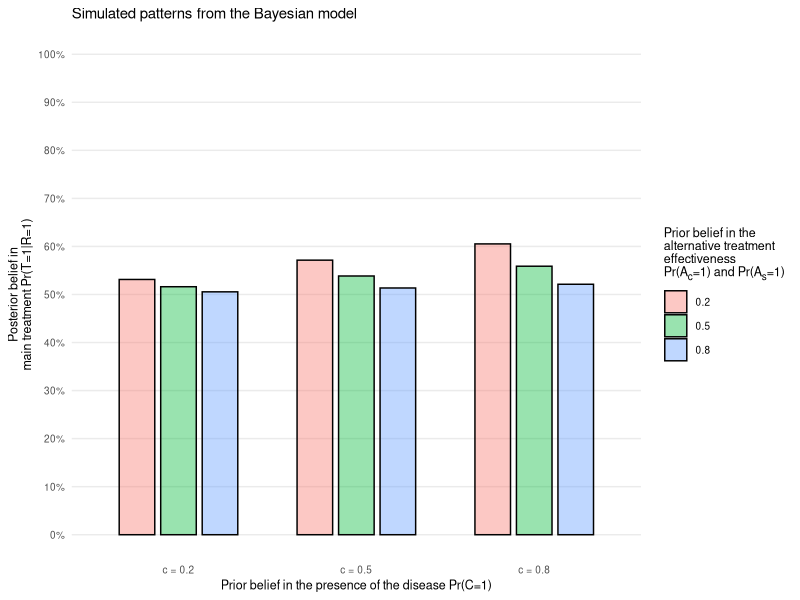

Source code (R):
# This script generates the model-based simulation panels used in:
# Figure 1A, Figure 3A-B, and Figure S1.
# Originally written by Rotem Botvinik-Nezer, December 2025 (and edited later)
# cleaned compared to V1, and also changed the simulations from regression lines to posteriors

## --- Required R packages ---
library(tidyverse)
library(ggplot2)
library(ggpubr)
library(ggtext)

dir.create("figures", showWarnings = FALSE, recursive = TRUE)
set.seed(9)

## --- define posterior on T ---
post_T = function(c=0.5,t=0.5,ac=0.5,as=0.5,nc=0.5,ns=0.5,R=1){
  if (R != 0 & R !=1) {
    stop("R should be 0 or 1")
  }
  if (c < 0 | c > 1 | t < 0 | t > 1 | ac < 0 | ac > 1 | as < 0 | as > 1 | nc < 0 | nc > 1 | ns < 0 | ns > 1) {
    stop("at least one of the priors is not in the 0-1 range")
  }
  A   = 1 - (1-t)*(1-ac)*(1-nc)        # recovery if C = 1
  B   = 1 - (1-as)*(1-ns)              # recovery if C = 0
  den = if (R == 1) c*A + (1-c)*B else c*(1-A) + (1-c)*(1-B)
  if (R == 1){
    t*(c + (1-c)*B) / den
  } else {
    t*(1-c)*(1-B) / den
  }
}


### plotting the illustrative interaction between symptom levels and alternative treatment (for Fig1A)
levels3 = c(0.2, 0.5, 0.8)

# Figure 1A: illustrative interaction grid.
# c represents prior belief in disease presence; alt_pr is a measurement-matched
# alternative-treatment prior, implemented as ac = as.
df_int_ac_as = crossing(
  c       = levels3,
  alt_pr  = levels3   # this is the shared prior for ac and as
) %>%
  mutate(
    vignette_symptoms = factor(c, levels = levels3, labels = c("c = 0.2", "c = 0.5", "c = 0.8")),
    alt_f = factor(alt_pr, levels = levels3, labels = c("0.2", "0.5", "0.8")),
    # fixed other priors (edit if you want)
    t  = 0.5,
    nc = 0.5,
    ns = 0.5,
    # enforce ac = as
    ac = alt_pr,
    as = alt_pr,
    t_post = pmap_dbl(
      list(c, t, ac, as, nc, ns),
      ~ post_T(c = ..1, t = ..2, ac = ..3, as = ..4, nc = ..5, ns = ..6, R = 1)
    )
  )

# Plot (grouped/dodged, like the empirical interaction plot)
p_model_int = ggplot(df_int_ac_as, aes(x = vignette_symptoms, y = t_post*100, fill = alt_f)) +
  geom_col(color = "black", width = 0.6, alpha = 0.4, position = position_dodge(width = 0.7)) +
  coord_cartesian(ylim = c(0, 100)) +
  labs(
    x = "Prior belief in the presence of the disease Pr(C=1)",
    y = "Posterior belief in\nmain treatment Pr(T=1|R=1)",
    fill = "Prior belief in the<br>alternative treatment<br>effectiveness<br>Pr(A<sub>c</sub>=1) and Pr(A<sub>s</sub>=1)",
    title = "Simulated patterns from the Bayesian model"
  ) +
  scale_y_continuous(
    breaks = seq(0, 100, by = 10),
    labels = function(x) paste0(x, "%")
    ) +
  theme_minimal() +
  theme(text = element_text(size = 9),
        legend.title = ggtext::element_markdown(),
        legend.position = "right",
        panel.grid.minor = element_blank(),
        panel.grid.major.x = element_blank())

p_model_int
saveRDS(p_model_int, file = "figures/fig_model_interaction_c_a.rds")



### --- Model-implied posterior summaries across prior configurations ---
# Measurement-matched simulation:
# The formal model distinguishes COVID-specific and non-COVID-specific routes
# (ac vs. as; nc vs. ns). However, the empirical measures Q6 and Q4 did not
# distinguish these routes. Therefore, for figures compared to Q4/Q6, we use
# generic alternative-treatment and natural-recovery priors:
#   a_prior = ac = as
#   n_prior = nc = ns
# This is a visualization/measurement-matching choice, not an assumption that
# the latent variables are identical in the formal model.
levels_t  = c(0.05, 0.25, 0.5, 0.75, 0.95)   # values shown as separate colored lines
levels_bg = seq(0.05, 0.95, by = 0.05)        # background priors used for envelopes
x_grid    = 0:100
band_q    = c(0.05, 0.95)

# helper: make one pointwise posterior envelope panel for a chosen x-variable
make_posterior_envelope_panel = function(x_var = c("alt", "disease")) {
  x_var = match.arg(x_var)
  # Measurement-matched competing-cause prior on the x-axis:
  # ac = as = a_prior. Natural-recovery prior is also represented
  # in measurement-matched form: nc = ns = n_prior.  
  if (x_var == "alt") {
    # scan alt_pr on x-axis (ac=as); vary c, nc, ns
    scenarios = crossing(
      t       = levels_t,
      c       = levels_bg,
      n_prior = levels_bg
    ) %>% mutate(id = row_number())
    
    df = scenarios %>%
      crossing(x = x_grid) %>%
      mutate(
        a_prior = x / 100,
        ac = a_prior,
        as = a_prior,
        nc = n_prior,
        ns = n_prior,
        t_post = pmap_dbl(list(c, t, ac, as, nc, ns),
                          ~ post_T(c=..1, t=..2, ac=..3, as=..4, nc=..5, ns=..6, R=1))
      )
    
    x_label = "Prior belief in a competing cause<br>(alternative treatment Pr(A<sub>c</sub>=1) and Pr(A<sub>s</sub>=1)<br>or natural recovery Pr(N<sub>c</sub>=1) and Pr(N<sub>s</sub>=1))"
    # Because alternative treatment and natural recovery play symmetric roles in the model,
    # this panel also illustrates the predicted pattern for the measurement-matched
    # natural-recovery prior, nc = ns.
  }
  
  if (x_var == "disease") {
    # Disease prior on the x-axis.
    # Alternative-treatment and natural-recovery priors are represented
    # in measurement-matched form.
    scenarios = crossing(
      t       = levels_t,
      a_prior = levels_bg,
      n_prior = levels_bg
    ) %>% mutate(id = row_number())
    
    df = scenarios %>%
      crossing(x = x_grid) %>%
      mutate(
        c  = x / 100,
        ac = a_prior,
        as = a_prior,
        nc = n_prior,
        ns = n_prior,
        t_post = pmap_dbl(list(c, t, ac, as, nc, ns),
                          ~ post_T(c=..1, t=..2, ac=..3, as=..4, nc=..5, ns=..6, R=1))
      )
    
    x_label = "Prior belief the<br>patient has<br>COVID-19 Pr(C=1)"
  }
  
  # Pointwise posterior summaries across prior configurations
  env = df %>%
    group_by(t, x) %>%
    summarize(
      y_med = median(t_post),
      y_lo  = quantile(t_post, band_q[1]),
      y_hi  = quantile(t_post, band_q[2]),
      .groups = "drop"
    ) %>%
    mutate(
      t_f = factor(
        t,
        levels = levels_t,
        labels = paste0("Pr(T=1) = ", levels_t)
      )
    )
  
  # plot
  ggplot() +
    geom_ribbon(
      data = env,
      aes(x, ymin = y_lo * 100, ymax = y_hi * 100, fill = t_f),
      alpha = 0.25
    ) +
    geom_line(
      data = env,
      aes(x, y_med * 100, color = t_f),
      linewidth = 1
    ) +
    coord_cartesian(xlim = c(0, 100), ylim = c(0, 100)) +
    labs(
      x = x_label,
      y = "Posterior belief in the main treatment Pr(T=1|R=1)",
      color = "Prior on main treatment",
      fill  = "Prior on main treatment"
    ) +
    scale_y_continuous(
      breaks = seq(0, 100, by = 10),
      labels = function(x) paste0(x, "%")
    ) +
    theme_minimal() +
    theme(
      text = element_text(size = 9),
      axis.title.x = ggtext::element_markdown(),
      panel.grid.minor = element_blank(),
      legend.position = "right"
    )
}

# --- Create the two panels ---
p_alt   = make_posterior_envelope_panel("alt")      # expected negative association
p_dis   = make_posterior_envelope_panel("disease")  # expected positive association

# arrange side-by-side to mirror empirical figure layout (row below)
bayes_benchmark_posteriors = ggarrange(
  p_dis, p_alt,
  labels = c("A", "B"),
  ncol = 2, nrow = 1,
  widths = c(1, 1),
  common.legend = TRUE,
  legend = "right"
)

# Add a shared title across the panels
bayes_benchmark_posteriors = annotate_figure(
  bayes_benchmark_posteriors,
  top = text_grob(
    "Simulated patterns from the Bayesian model",
    size = 9
  )
)
saveRDS(bayes_benchmark_posteriors, file = "figures/bayes_benchmark_posteriors.rds")


### --- Supp figure: Scenario with disease certainty (c = 1) ---
make_supp_figure_certain_disease <- function() {
  # Disease certainty: c = 1.
  # The competing-cause prior on the x-axis is measurement-matched:
  # ac = as = a_prior. Natural-recovery prior is also measurement-matched:
  # nc = ns = n_prior.
  # Note that when c = 1, as and ns are not outcome-relevant;
  # they are included only for consistency with the full function signature.
  scenarios = crossing(
    t       = levels_t,
    n_prior = levels_bg
  ) %>% mutate(id = row_number())
  
  df = scenarios %>%
    crossing(x = x_grid) %>%
    mutate(
      c = 1,
      a_prior = x / 100,
      ac = a_prior,
      as = a_prior,
      nc = n_prior,
      ns = n_prior,
      t_post = pmap_dbl(
        list(c, t, ac, as, nc, ns),
        ~ post_T(c = ..1, t = ..2, ac = ..3, as = ..4,
                 nc = ..5, ns = ..6, R = 1)
      )
    )
  
  env = df %>%
    group_by(t, x) %>%
    summarize(
      y_med = median(t_post),
      y_lo  = quantile(t_post, band_q[1]),
      y_hi  = quantile(t_post, band_q[2]),
      .groups = "drop"
    ) %>%
    mutate(
      t_f = factor(
        t,
        levels = levels_t,
        labels = paste0("Pr(T=1) = ", levels_t)
      )
    )
  
  ggplot() +
    geom_ribbon(
      data = env,
      aes(x, ymin = y_lo * 100, ymax = y_hi * 100, fill = t_f),
      alpha = 0.25
    ) +
    geom_line(
      data = env,
      aes(x, y_med * 100, color = t_f),
      linewidth = 1
    ) +
    coord_cartesian(xlim = c(0, 100), ylim = c(0, 100)) +
    labs(
      x = "Prior belief in a competing cause<br>(alternative treatment Pr(A<sub>c</sub>=1)<br>or natural recovery Pr(N<sub>c</sub>=1))",
      y = "Posterior belief in the main treatment Pr(T=1|R=1)",
      color = "Prior on main treatment",
      fill  = "Prior on main treatment",
      title = "When Pr(C=1) = 1"
    ) +
    scale_y_continuous(
      breaks = seq(0, 100, by = 10),
      labels = function(x) paste0(x, "%")
    ) +
    theme_minimal() +
    theme(
      text = element_text(size = 9),
      axis.title.x = ggtext::element_markdown(),
      panel.grid.minor = element_blank()
    )
}

fig_S1 = make_supp_figure_certain_disease()
saveRDS(fig_S1, file = "figures/fig_S1_c1_upper_bound.rds")


## --- Diagnostic simulation: sign of the Q3 × competing-cause interaction ---
simulate_interactions = function(
    grid = seq(0.05, 0.95, by = 0.05),
    t_prior = 0.5,
    # choose which competing cause you vary:
    vary = c("nc", "ac"),
    # whether to keep the "no-disease" branch tied to the same level (symmetry)
    tie_no_disease = TRUE
){
  vary = match.arg(vary)
  
  df = crossing(
    c  = grid,   # disease prior ~ Q3
    x  = grid    # competing cause prior (nc or ac) ~ Q4/Q6
  ) %>%
    mutate(
      t  = t_prior,
      # set priors depending on which cause we vary
      nc = if (vary == "nc") x else 0.5,
      ac = if (vary == "ac") x else 0.5,
      
      # no-disease branch: as/ns
      # tie_no_disease = TRUE means "competing-cause prior is mirrored in no-disease branch"
      as = if (tie_no_disease) (if (vary == "ac") x else 0.5) else 0.5,
      ns = if (tie_no_disease) (if (vary == "nc") x else 0.5) else 0.5,
      
      t_post = pmap_dbl(
        list(c, t, ac, as, nc, ns),
        ~ post_T(c = ..1, t = ..2, ac = ..3, as = ..4, nc = ..5, ns = ..6, R = 1)
      )
    )
  
  # Fit the same kind of interaction model we preregistered (but on model-implied posteriors)
  # (with centering)
  df = df %>%
    mutate(
      c_c  = c - mean(c),
      x_c  = x - mean(x)
    )
  
  fit = lm(t_post ~ c_c * x_c, data = df)
  
  list(data = df, fit = fit, coef = coef(summary(fit)))
}

# --- Run the two key tests ---
# 1) "Natural recovery" competitor (nc ~ Q4), with symmetry tie (ns mirrors nc)
res_nc_tied = simulate_interactions(vary = "nc", tie_no_disease = TRUE,  t_prior = 0.5)
res_nc_free = simulate_interactions(vary = "nc", tie_no_disease = FALSE, t_prior = 0.5)

# 2) "Alternative treatment" competitor (ac ~ Q6), with symmetry tie (as mirrors ac)
res_ac_tied = simulate_interactions(vary = "ac", tie_no_disease = TRUE,  t_prior = 0.5)
res_ac_free = simulate_interactions(vary = "ac", tie_no_disease = FALSE, t_prior = 0.5)

# --- Inspect the interaction term sign and size ---
res_nc_tied$coef["c_c:x_c", ]
res_nc_free$coef["c_c:x_c", ]
res_ac_tied$coef["c_c:x_c", ]
res_ac_free$coef["c_c:x_c", ]

# --- Robustness: does the interaction sign depend on t_prior? ---
for(tp in c(0.2, 0.5, 0.8)){
  cat("\n--- t_prior =", tp, "---\n")
  cat("nc (tied): ",
      simulate_interactions(vary="nc", tie_no_disease=TRUE, t_prior=tp)$coef["c_c:x_c","Estimate"],
      "\n")
  cat("ac (tied): ",
      simulate_interactions(vary="ac", tie_no_disease=TRUE, t_prior=tp)$coef["c_c:x_c","Estimate"],
      "\n")
}

# a quick visualization of the "slope of x" at low vs high c
quick_slopes = function(df){
  df %>%
    mutate(c_bin = case_when(
      c <= 0.45 ~ "low c",
      c >= 0.55 ~ "high c",
      TRUE ~ NA_character_
    )) %>%
    filter(!is.na(c_bin)) %>%
    group_by(c_bin) %>%
    summarize(slope = coef(lm(t_post ~ x))[2], .groups = "drop")
}

# results are identical for A and N since they are symmetric in this model
quick_slopes(res_nc_tied$data)
quick_slopes(res_ac_tied$data)
